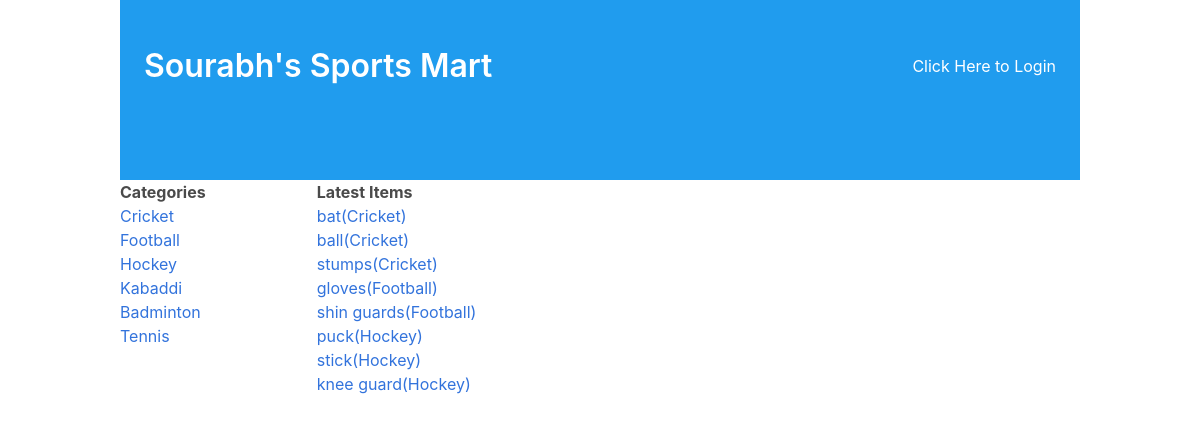
The page /hello on the database as committed earlier.
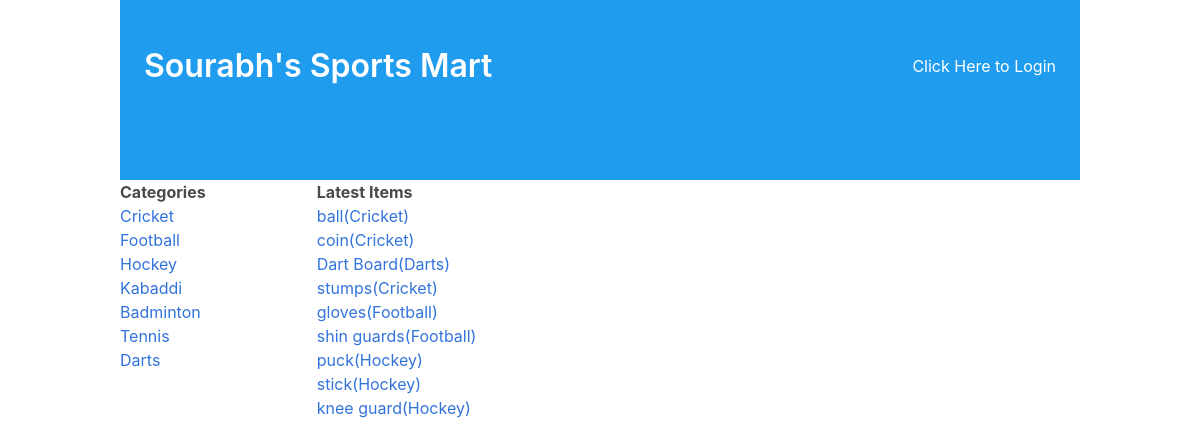
The same page on the database as committed later.
### dbsetup.py (models this page shows, shortened)
class Category(Base):
    __tablename__ = 'category'
    id = Column(Integer, primary_key=True)
    name = Column(String(250), nullable=False)
    user_id = Column(Integer, ForeignKey('User.id'))
    user = relationship(User)

class catItem(Base):
    __tablename__ = 'catItem'
    name = Column(String(80), nullable=False)
    id = Column(Integer, primary_key=True)
    description = Column(String(250))
    updated_ts = Column(DateTime, default=datetime.utcnow())
    category_id = Column(Integer, ForeignKey('category.id'))
    user_id = Column(Integer, ForeignKey('User.id'))
    user = relationship(User)
    category = relationship(Category)

### project.py (the view)
@app.route('/')
@app.route('/hello')
def HelloWorld():
    categories = session.query(Category).all()
    items = (session.query(catItem.id, catItem.name.label('item_name'), catItem.description, catItem.category_id, Category.name).join(Category, catItem.category_id == Category.id).order_by(catItem.updated_ts.desc()).all())
    if 'username' not in login_session :
        return render_template('mainmenuPublic.html', categories = categories, items = items, login_session = login_session)
    return render_template('mainmenu.html', categories = categories, items = items, login_session = login_session)

### templates/mainmenuPublic.html
{% extends "main.html" %}
{% block content %}
{% include "header.html" %}
    <div class="columns is-8">
    <div class="column is-one-fifth">
      <b>Categories</b>
      {% for category in categories :%}
      <p>
        <a href="{{url_for('categoryItems', category_id = category.id)}}">  {{category.name}}</a>
      </p>
      {% endfor %}
    </div>
    <div class="column">
      <b>Latest Items</b>
      {% for item in items : %}
      <p>
        <a href="{{url_for('displayItem', category_id = item.category_id, catItem_id = item.id)}}">{{item.item_name}}({{item.name}})</a>
      </p>
      {% endfor %}
    </div>
  </div>
  {% endblock %}

### templates/main.html (shortened to what this page needs)
<!DOCTYPE html>
<html lang="en">
  <head>
    <link rel="stylesheet" href= "{{ url_for('static',filename='styles/css/bulma.css') }}">
    <link rel="stylesheet" href="https://maxcdn.bootstrapcdn.com/font-awesome/4.7.0/css/font-awesome.min.css">
  </head>
  <body>
    <div class="container">
      {% block content %}
      {% endblock %}
    </div>
  </body>
  </html>

### templates/header.html (shortened to what this page needs)
<section class="hero is-info">
<div class="hero-body">
      <nav class="level">
<div class="level-left">
<div class="level-item">
    <h1 class="title">
      <a href="{{url_for('HelloWorld')}}">Sourabh's Sports Mart</a>
    </h1>
</div>
</div>
<div class="level-right">
<p class="level-item">
  {%if 'username' not in login_session %}
  <a href="{{url_for('showLogin')}}">
Click Here to Login
   </a>
  {% else %}
  <a href="{{url_for('gdisconnect')}}">Logout </a>
{% endif %}
  </p>
</div>
</nav>
<br>
</div>
</section>

Rows that differ between the two databases and show on the page:
removed catItem: item_name "bat", name "Cricket"
added Category: name "Darts"
added catItem: item_name "coin", name "Cricket"
added catItem: item_name "Dart Board", name "Darts"
